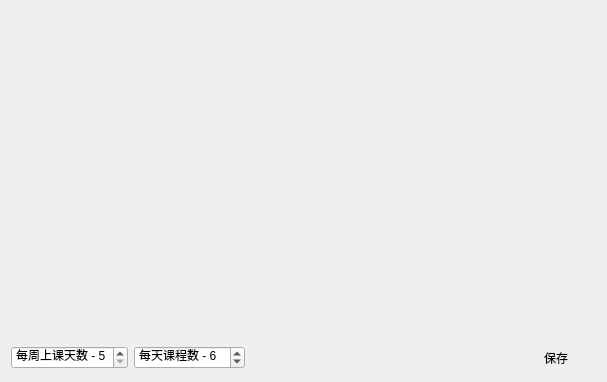
<?xml version="1.0" encoding="UTF-8"?>
<ui version="4.0">
 <class>DesignScheduleWidget</class>
 <widget class="QWidget" name="DesignScheduleWidget">
  <property name="geometry">
   <rect>
    <x>0</x>
    <y>0</y>
    <width>607</width>
    <height>382</height>
   </rect>
  </property>
  <property name="windowTitle">
   <string>Form</string>
  </property>
  <layout class="QGridLayout" name="gridLayout">
   <item row="1" column="0">
    <widget class="QSpinBox" name="dayCountOfWeekSpinBox">
     <property name="prefix">
      <string>每周上课天数 - </string>
     </property>
     <property name="minimum">
      <number>5</number>
     </property>
     <property name="maximum">
      <number>7</number>
     </property>
    </widget>
   </item>
   <item row="1" column="3">
    <widget class="QPushButton" name="saveButton">
     <property name="text">
      <string>保存</string>
     </property>
     <property name="flat">
      <bool>true</bool>
     </property>
    </widget>
   </item>
   <item row="1" column="1">
    <widget class="QSpinBox" name="courseCountOfDaySpinBox">
     <property name="prefix">
      <string>每天课程数 - </string>
     </property>
     <property name="minimum">
      <number>4</number>
     </property>
     <property name="maximum">
      <number>10</number>
     </property>
     <property name="value">
      <number>6</number>
     </property>
    </widget>
   </item>
   <item row="0" column="0" colspan="4">
    <widget class="QWidget" name="scheduleWidget" native="true"/>
   </item>
   <item row="1" column="2">
    <spacer name="horizontalSpacer">
     <property name="orientation">
      <enum>Qt::Horizontal</enum>
     </property>
     <property name="sizeHint" stdset="0">
      <size>
       <width>40</width>
       <height>20</height>
      </size>
     </property>
    </spacer>
   </item>
  </layout>
 </widget>
 <resources/>
 <connections/>
</ui>
